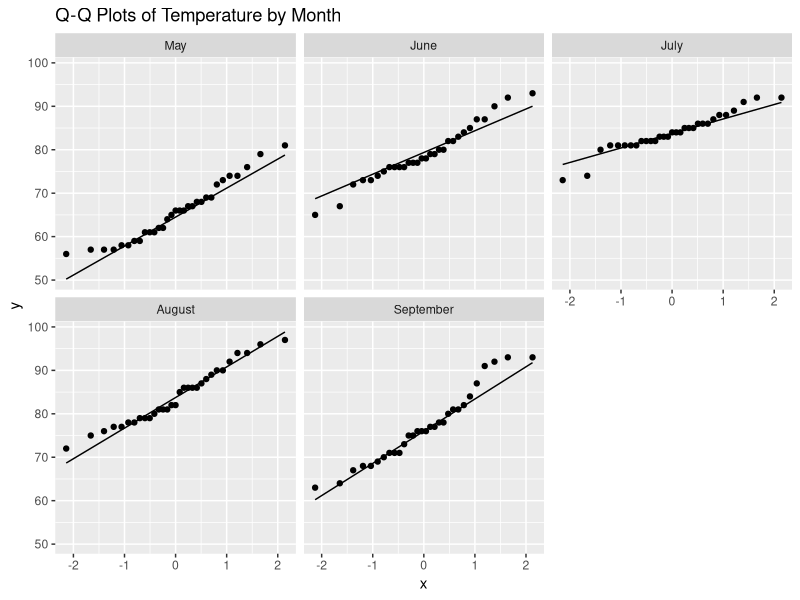
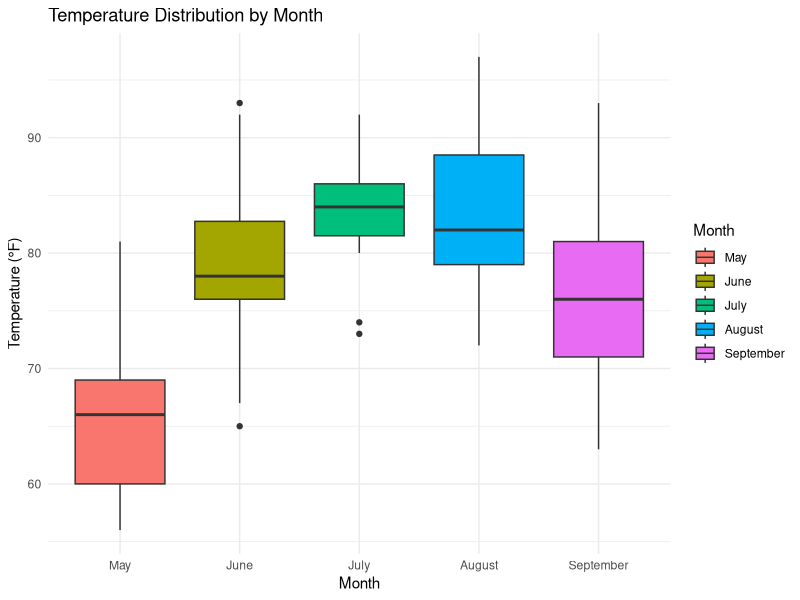

Write R code to recreate these figures, in order.
## ---- chunk 1
# Load necessary libraries
library(car)  # For Levene's test
library(rstatix)  # For statistical tests
library(ggplot2)  # For visualization

# Load the dataset
data(airquality)

# Convert Month to factor for better analysis
airquality$Month <- factor(airquality$Month, 
                          levels = 5:9,
                          labels = c("May", "June", "July", "August", "September"))

# a. Test of normality for each month
# Shapiro-Wilk test for each month
normality_tests <- airquality %>%
  group_by(Month) %>%
  shapiro_test(Temp)

print(normality_tests)

# Visual check of normality using Q-Q plots
ggplot(airquality, aes(sample = Temp)) +
  geom_qq() +
  geom_qq_line() +
  facet_wrap(~Month) +
  labs(title = "Q-Q Plots of Temperature by Month")
## ---- chunk 2
# b. Test of equality of variance
# Levene's test
levene_test <- leveneTest(Temp ~ Month, data = airquality)
print("\nLevene's Test for Equality of Variance:")
print(levene_test)
## ---- chunk 3
# c. ANOVA test
# One-way ANOVA
anova_result <- aov(Temp ~ Month, data = airquality)
print("\nANOVA Results:")
print(summary(anova_result))
## ---- chunk 4
# d. Post-hoc analysis
# Tukey's HSD test
tukey_result <- TukeyHSD(anova_result)
print("\nTukey's HSD Post-hoc Test Results:")
print(tukey_result)

# Visual representation of results
ggplot(airquality, aes(x = Month, y = Temp, fill = Month)) +
  geom_boxplot() +
  labs(title = "Temperature Distribution by Month",
       x = "Month",
       y = "Temperature (°F)") +
  theme_minimal()
